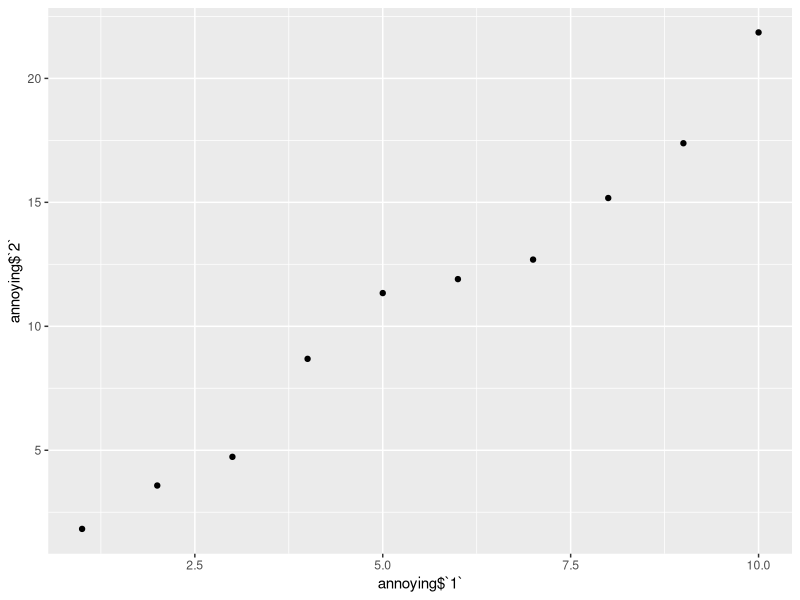

The R source for this figure:
## ---- chunk 1
# load library
library(tidyverse)
library(tibble)
## ---- chunk 2
print(mtcars)
class(mtcars)
## ---- chunk 3
df <- data.frame(abc = 1, xyz = "a")
df$x # returns the column with an "x" in it
df[, "xyz"] # returns a data frame with xyz as a factor
df[, c("abc", "xyz")] # returns a data frame

tib <- tibble(abc = 1, xyz = "a")
tib$x # returns nothing, does not do partial matching
tib[, "xyz"] # returns a tibble with xyz as a character
tib[, c("abc", "xyz")] # returns a tibble
## ---- chunk 4
var <- "xyz"
tib[[var]] # returns a vector
tib[var] # returns a tibble
## ---- chunk 5
annoying <- tibble(
  `1` = 1:10,
  `2` = `1` * 2 + rnorm(length(`1`))
)
## ---- chunk 6
annoying$`1`
## ---- chunk 7
ggplot(data=annoying) + geom_point(mapping=aes(x=annoying$`1`,y=annoying$`2`))
## ---- chunk 8
annoying <- 
  annoying %>% mutate(`3`=`2`/`1`)
annoying
## ---- chunk 9
annoying <- 
  annoying %>% rename(one=`1`,two=`2`,three=`3`)
annoying
## ---- chunk 10
options(tibble.max_extra_cols=2) # for example
